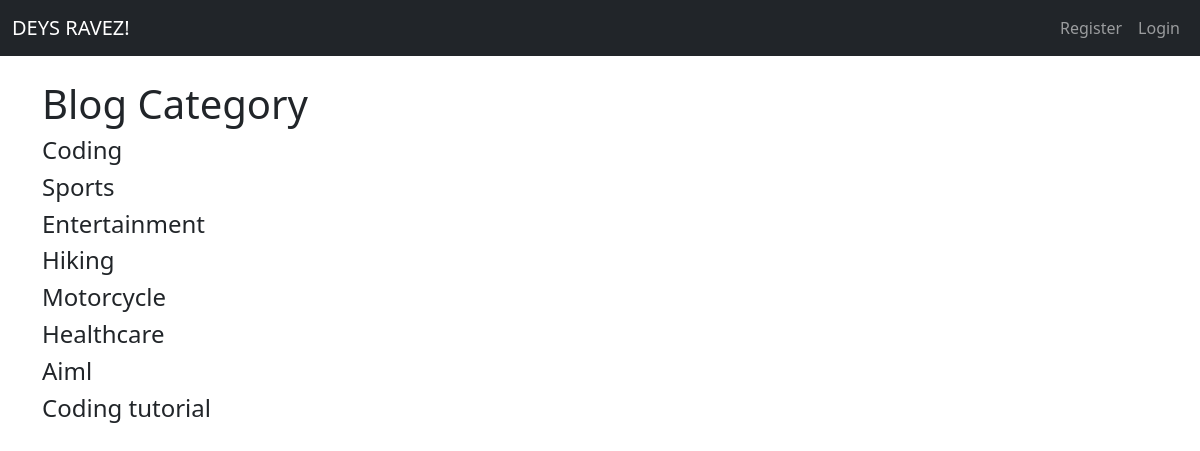
Screenshot of /categorylist with the database file from the repository.
### zblog/models.py (models this page shows, shortened)
class Category(models.Model):
    name = models.CharField(max_length=255)
    def __str__(self):
        return self.name

### zblog/views.py (the view)
# urls.py: path('categorylist', views.CategoryListView, name="categorylist"),
def CategoryListView(request):
    cat_menu_list=Category.objects.all()
    return render(request, 'category_list.html', {'cat_menu_list':cat_menu_list})

### zblog/templates/category_list.html (shortened to what this page needs)
{% extends 'base.html' %}
{% block content %}
    <h1>Blog Category</h1>
    {% for cat in cat_menu_list %}
    <h4>
        <a class="dropdown-item" href="{% url 'category' cat|slugify %}">{{cat|capfirst }}</a>
    </h4>
    {% endfor %}
{% endblock %}

### rows the page displays
Category: name "Coding"
Category: name "Sports"
Category: name "Entertainment"
Category: name "Hiking"
Category: name "Motorcycle"
Category: name "Healthcare"
Category: name "Aiml"
Category: name "Coding tutorial"
